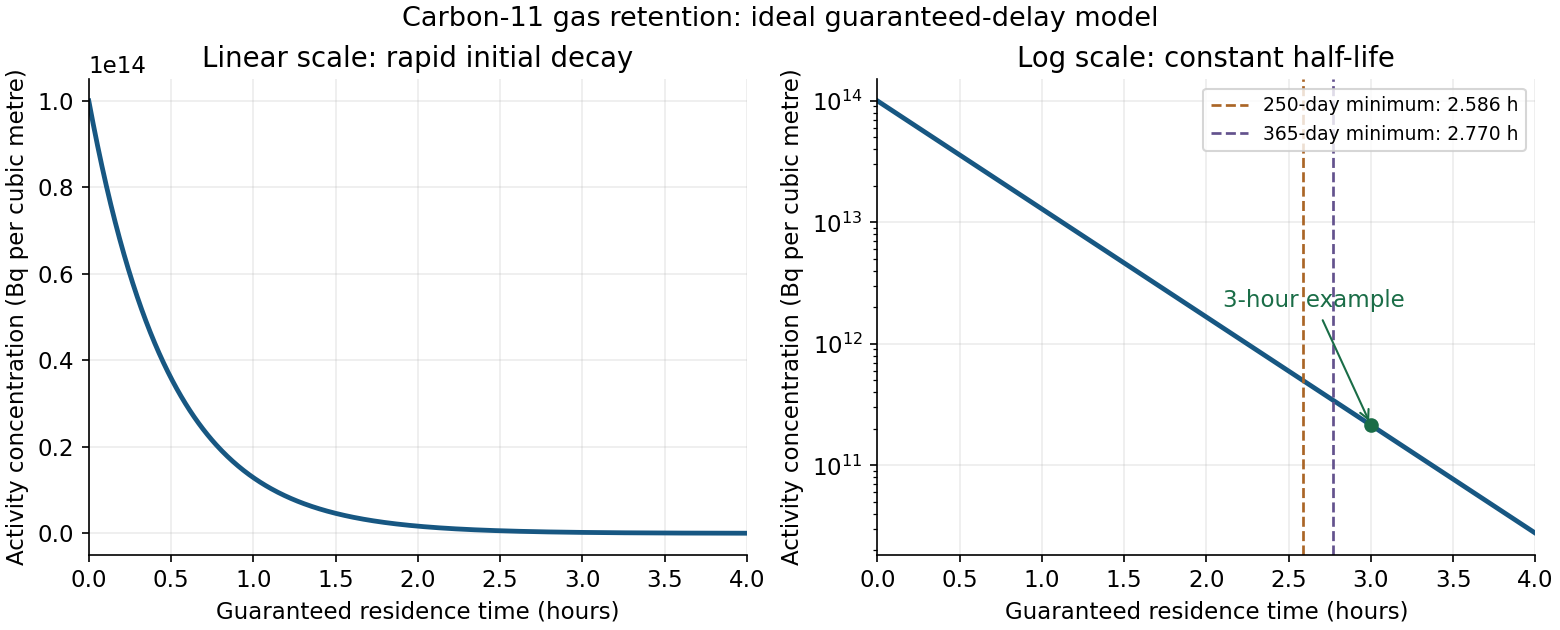

Generate this figure with Python:
"""Original NE4 solution plot. Python 3.14; numpy and matplotlib.
Run in the desired output directory; writes only the named PNG to cwd.
"""
import numpy as np
import matplotlib.pyplot as plt
from pathlib import Path
plt.rcParams.update({"font.size": 11, "axes.spines.top": False, "axes.spines.right": False})
half_minutes = 20.3
hours = np.linspace(0, 4, 600)
a = 1e14 * 2 ** (-hours * 60 / half_minutes)
fig, axes = plt.subplots(1, 2, figsize=(10.4, 4.2), layout="constrained")
for ax in axes:
    ax.plot(hours, a, color="#175782", lw=2.3)
    ax.set(xlabel="Guaranteed residence time (hours)", xlim=(0, 4), ylabel="Activity concentration (Bq per cubic metre)")
    ax.grid(alpha=0.23)
axes[0].ticklabel_format(axis="y", style="sci", scilimits=(0, 0))
axes[0].set_title("Linear scale: rapid initial decay")
axes[1].set_yscale("log")
axes[1].set_title("Log scale: constant half-life")
for days, col in [(250, "#aa6526"), (365, "#63528d")]:
    annual_in = days * 6 * 3600 * 3.7e-7 * 1e14
    minimum_h = half_minutes * np.log2(annual_in / 1e12) / 60
    axes[1].axvline(minimum_h, color=col, ls="--", lw=1.3, label=f"{days}-day minimum: {minimum_h:.3f} h")
axes[1].scatter([3], [1e14 * 2 ** (-180 / half_minutes)], color="#1a6d47", zorder=5)
axes[1].annotate("3-hour example", (3, 1e14 * 2 ** (-180 / half_minutes)), xytext=(2.1, 2e12), arrowprops={"arrowstyle": "->", "color": "#1a6d47"}, color="#1a6d47")
axes[1].legend(loc="upper right", fontsize=9)
fig.suptitle("Carbon-11 gas retention: ideal guaranteed-delay model", fontsize=13)
fig.savefig(Path.cwd() / "paper-ne4-carbon11-delay.png", dpi=150, facecolor="white")
plt.close(fig)
